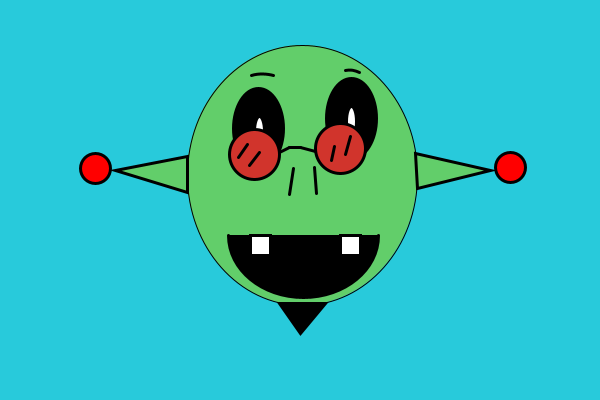
Frame 1 (no input)
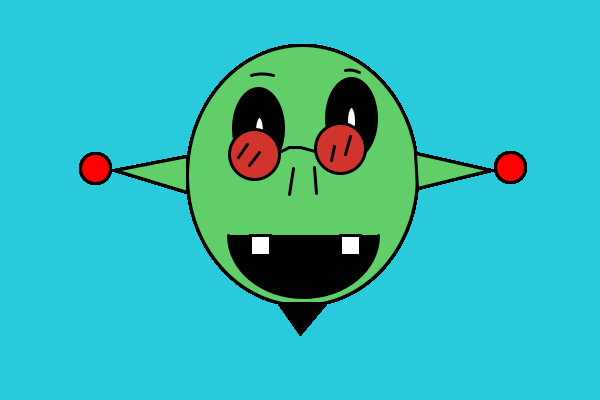
Frame 60 (the mouse pressed at the canvas centre just before this capture)
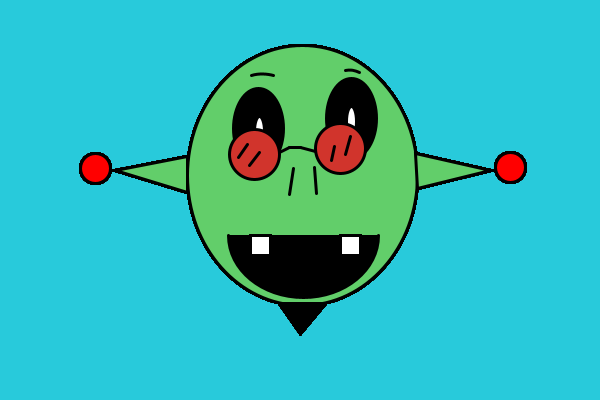
Frame 120 (the mouse held since frame 60 and released just before this capture)

The Processing sketch that drew these frames (run headless with seeded random() and noise(); from frame 60 on, the mouse is pressed at the canvas centre):

// Processing sketch: processing_116813
// ── processing_116813.pde

void setup(){
  size(600,400);
  background(#28CADB);
}
void draw(){
  //cursor mouse
  println(mouseX+","+mouseY);
  //cara
  fill(#62CE6A);
  ellipse(302,175,230,260);
  strokeWeight(3);
  line(293,168,289,194);
  line(314,167,316,193);
  //ojo1
  fill(0,0,0);
  ellipse(258,128,50,80);
  fill(255,255,255);
  ellipse(259,131,10,30);
  //ojo2
  fill(0,0,0);
  ellipse(351,118,50,80);
  fill(255,255,255);
  ellipse(351,121,10,30);
  //cejas
  curve(230,89,251,75,273,75,287,85);
  curve(375,83,359,72,345,70,325,78);
  //orejas de alien
  fill(255,0,0);
  ellipse(510,167,30,30);
  fill(255,0,0);
  ellipse(95,168,30,30);
  fill(#62CE6A);
  triangle(187,192,115,170,187,156);
  fill(#62CE6A);
  triangle(417,188,490,170,415,153);
  //boca
  fill(0,0,0);
  arc(303,235,150,125,0, PI);
  fill(255,255,255);
  rect(250,235,20,20);
  rect(340,235,20,20);
  //perilla
  fill(0,0,0);
  triangle(279,303,300,333,325,303);
  //gafas de sol
  fill(#D1342C);
  ellipse(254,154,50,50);
  ellipse(340,148,50,50);
  line(279,152,289,147);
  line(289,147,300,147);
  line(300,147,315,151);
  line(334,146,331,160);
  line(247,144,238,157);
  line(259,152,249,165);
  line(350,136,345,154);


}
 
